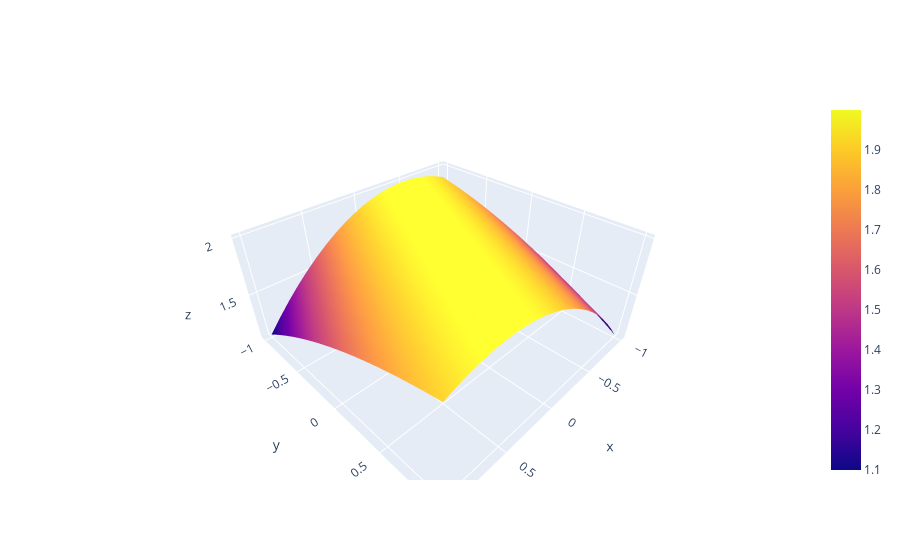

The code cell stored with this chart in its notebook:
### Code cell
u, v = sympy.symbols("u v")
# f_explicit = sympy.sqrt(100 - v**2 - u**2)
# f_explicit = sympy.sqrt(100 - v**2 -2*u**2)
# f_explicit = sympy.sqrt(100 - (0.5*v - 0.5*u))
f_explicit = 2 + -0.1*(2*u-v)*(2*u-v)
x, y = u, v

# coordinate range
xx = np.linspace(-1, 1, 20)
yy = np.linspace(-1, 1, 20)

# make coordinate point
X, Y = np.meshgrid(xx, yy)

# dependent variable point on coordinate
f2 = sympy.lambdify((x, y), f_explicit)
Z = f2(X, Y)

fig = go.Figure(go.Surface(x=X, y=Y, z=Z, surfacecolor=Z)) # np.zeros_like(Z)
fig.show()

### Figure 1 — Plotly figure (JSON) as saved in the notebook; plotly's stock layout.template omitted (floating-point values rounded to 4 significant figures; data arrays with more than 128 entries replaced by an {"elided": "..."} marker saying what was removed)
{"data": [{"surfacecolor": {"elided": "20x20 float values"}, "type": "surface", "x": {"elided": "20x20 float values"}, "y": {"elided": "20x20 float values"}, "z": {"elided": "20x20 float values"}}], "layout": {}}
